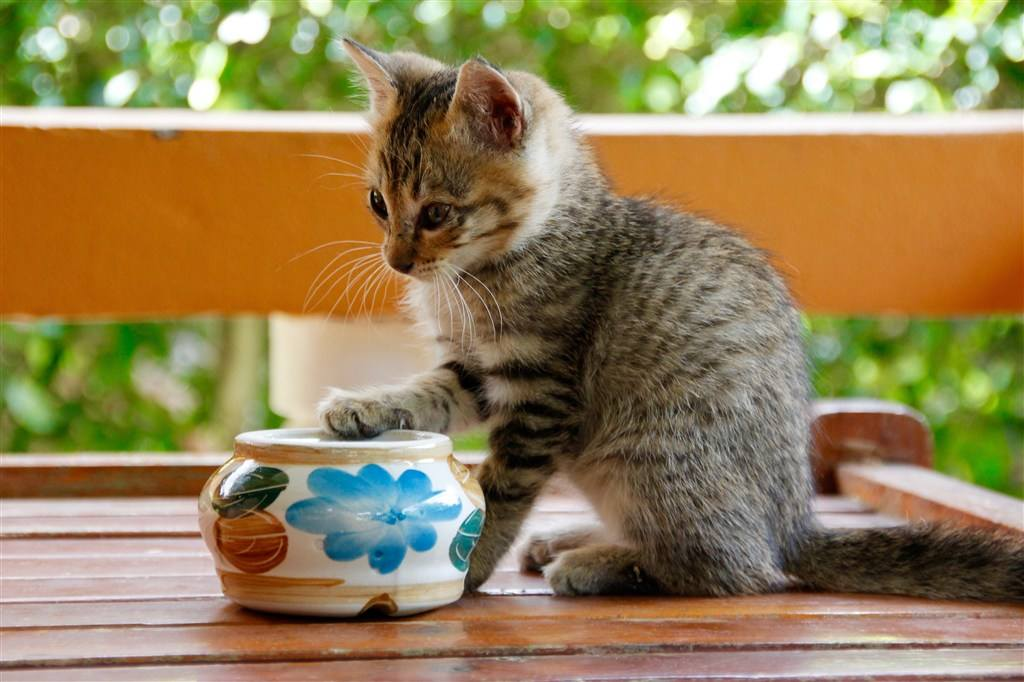
#> input picture opencv/image/cat.jpeg, 1024 x 682 px
$ python '17-掩膜的应用.py'
#> lines starting #> are read from the running program, lines starting #| are printed output that depends on the picture
#-*- coding = utf-8 -*-
#@Time : 2021/2/11 下午2:40
#@Author : 小方
#@File :17-掩膜的应用.py
#@Software : PyCharm
import cv2 as cv
import matplotlib.pyplot as plt
import numpy as np

cat = cv.imread("./image/cat.jpeg", 0)  # 灰度图
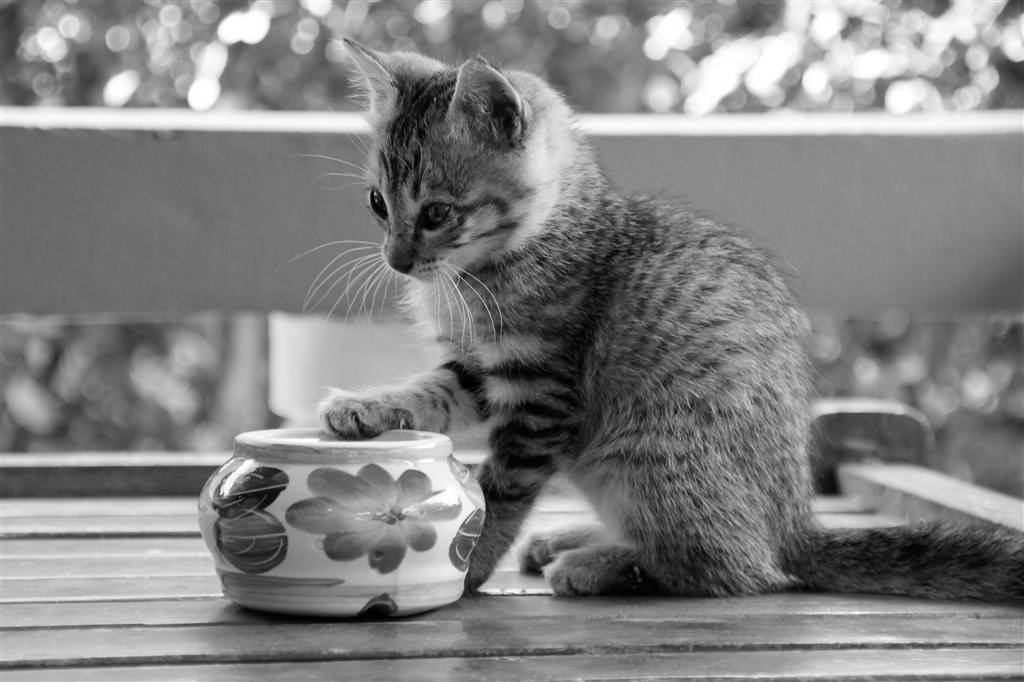
#> cat: shape (682, 1024); min 0, max 255, mean 130.2

# 创建掩膜
mask = np.zeros(cat.shape[:2], np.uint8)
mask[400:650, 200:500] = 1

# 直方图
# hist = cv.calcHist([cat], [0], None, [256], [0, 256])

# plt.figure(figsize=(10, 8)) # 创
# plt.plot(hist)

mask_cat = cv.bitwise_and(cat, cat, mask=mask)
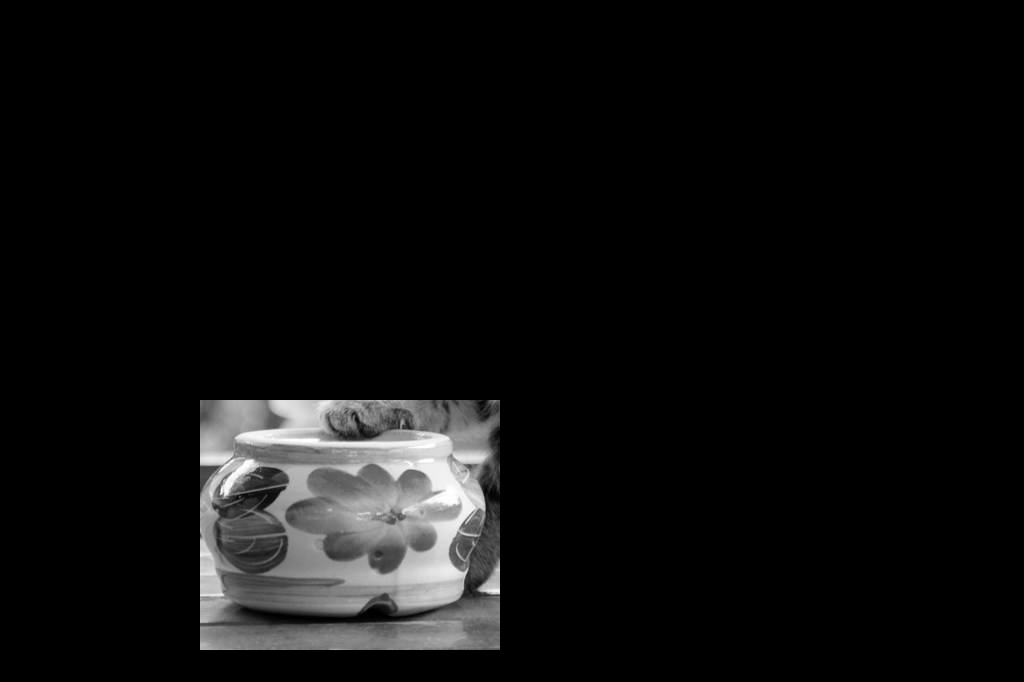
#> mask_cat: shape (682, 1024); min 0, max 255, mean 13.9
# plt.imshow(mask_cat, cmap=plt.cm.gray)
mask_hist = cv.calcHist([cat], [0], mask, [256], [0, 256])
#> mask_hist = 256 values, max 622 at index 125, min 55 at index 249, mean 293
plt.plot(mask_hist)
plt.show()
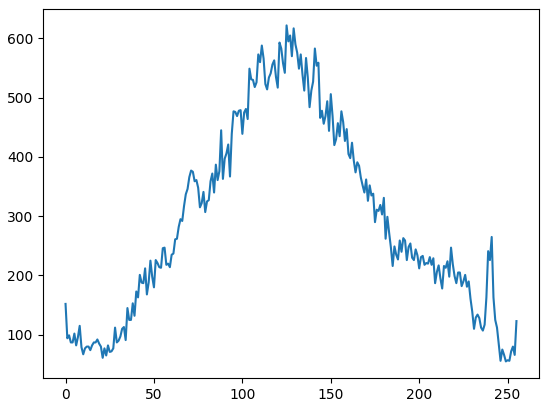
#> figure drawn by matplotlib, 1 panel; curve peaks at x = 125, y = 622
